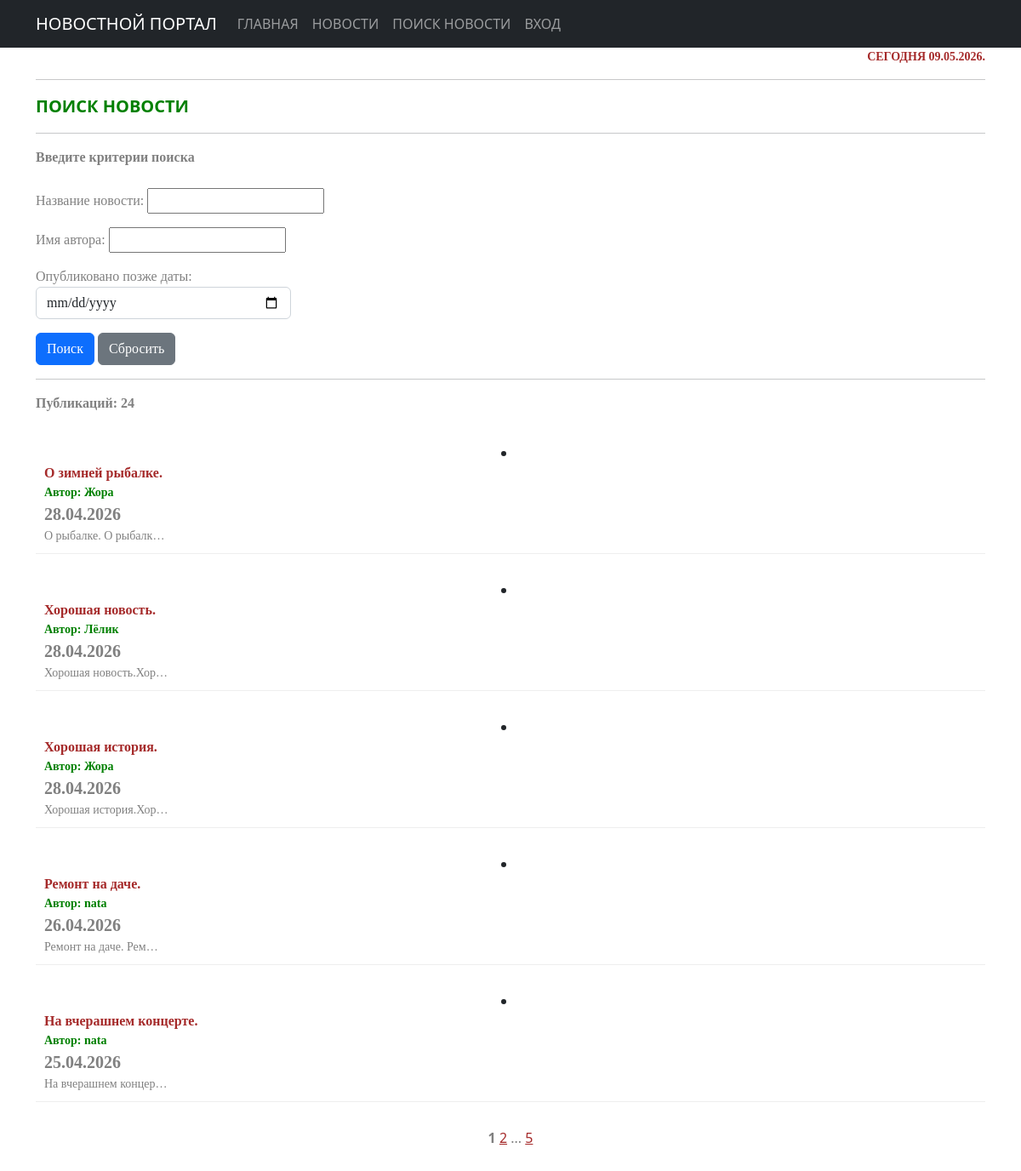
The app's page /news/search/ with its own data.
### news/models.py (models this page shows, shortened)
class Post(models.Model):
    ARTICLE = 'AR'
    NEWS = 'NW'
    TYPE_CHOICES = [(ARTICLE, 'Статья'), (NEWS, 'Новость')]
    author = models.ForeignKey(Author, on_delete=models.CASCADE)
    post_type = models.CharField(max_length=2, choices=TYPE_CHOICES, default=ARTICLE)
    created_at = models.DateTimeField(auto_now_add=True)
    categories = models.ManyToManyField(Category, through='PostCategory')
    title = models.CharField(max_length=250)
    text = models.TextField()
    rating = models.IntegerField(default=0)
    class Meta:
        ordering = ['-created_at']

### accounts/models.py (models this page shows, shortened)
class Author(models.Model):
    user = models.OneToOneField(
        User,
        on_delete=models.CASCADE,
        related_name='author'
    )
    rating = models.IntegerField(default=0)

### news/views.py (the view)
# urls.py: path('search/', news_search, name='news_search'),
def news_search(request):
    news_list = Post.objects.all().select_related('author__user')  # ← Оптимизация: загружаем сразу User
    news_filter = NewsFilter(request.GET, queryset=news_list)
    paginator = Paginator(news_filter.qs, 5)
    page_number = request.GET.get('page')
    page_obj = paginator.get_page(page_number)
    return render(request, 'flatpages/post_search.html', {
        'filter': news_filter,
        'page_obj': page_obj,
    })

### news/templatetags/custom_filters.py (called while the page is built)
@register.filter()
def censor(text):
    if not isinstance(text, str):
        raise TypeError("Требуется строка, получено: " + str(type(text).__name__))
    words = text.split()
    result = []
    for word in words:
        clean_word = ""
        punctuation = ""
        for char in word:
            if char.isalpha():
                clean_word += char
            else:
                punctuation += char
        if not clean_word:
            result.append(word)
            continue
        if clean_word.lower() in forbidden_words and clean_word[1:].islower():
            censored = clean_word[0] + '*' * (len(clean_word) - 1)
            result.append(censored + punctuation)
        else:
            result.append(word)
    return " ".join(result)

### news/templatetags/custom_tags.py (called while the page is built)
@register.simple_tag()
def current_time(format_string='%d.%m.%Y.'):
    return datetime.utcnow().strftime(format_string)

@register.simple_tag(takes_context=True)
def url_replace(context, **kwargs):
   d = context['request'].GET.copy()
   for k, v in kwargs.items():
       d[k] = v
   return d.urlencode()

### templates/flatpages/post_search.html (shortened to what this page needs)
{% extends 'flatpages/default.html' %}
{% load custom_filters %}
{% load custom_tags %}
{% block content %}
<div style="text-align: right; color: brown; font-size: 14px; font-weight: bold; font-family: tahoma;">
    СЕГОДНЯ {% current_time %}
</div>
<hr>
<div style="text-align: left; color: green; font-size: 20px; font-weight: bold;">
        ПОИСК НОВОСТИ
</div>
<hr>
<div style="text-align: left; color: grey; font-size: 16px; font-weight: bold; font-family: tahoma;">
    Введите критерии поиска</div>
    <br>
    <form method="get" style="text-align: left; color: grey; font-family: tahoma;">
        {{ filter.form.as_p }}
        <button type="submit" class="btn btn-primary">Поиск</button>
        <a href="{% url 'news:news_search' %}" class="btn btn-secondary">Сбросить</a>
    </form>
    <hr>
    {% if filter.qs %}
        <div style="text-align: left; color: grey; font-family: tahoma; font-weight: bold; font-size: 16px;">
            Публикаций: {{ filter.qs.count }}</div>
            <br>
            {% for news in page_obj %}
            <li style="margin-bottom: 20px; padding: 10px; border-bottom: 1px solid #eeeeee;">
            <div style="text-align: left; color: grey; font-family: tahoma; font-size: 16px;">
                <div style="text-align: left; font-size: 16px;color: brown; font-weight: bold;">
                    {{ news.title|censor }}</div>
                <div style="text-align: left; font-size: 14px;color: green; font-weight: bold;">
                    Автор: {{ news.author.user.username }}</div>
                <div style="text-align: left; font-size: 20px;color: grey; font-weight: bold;">
                    {{ news.created_at|date:"d.m.Y" }}</div>
                <div style="text-align: left; font-size: 14px;">
                    {{ news.text|censor|truncatechars:20 }}</div>
            </div>
        </li>
            {% endfor %}
    {% elif request.GET %}
        <div style="text-align: left; color: orange; font-family: tahoma; font-weight: bold; font-size: 16px;">
            К сожалению, по вашему запросу ничего не найдено...</div>
    {% endif %}
<div style="color: grey; text-align: center; margin: 30px 0;">
  <strong style="color: grey;">{{ page_obj.number }}</strong>
  {% if page_obj.has_next %}
    <a href="?{% url_replace page=page_obj.next_page_number %}" style="color: brown;">
        {{ page_obj.next_page_number }}</a>
    {% if page_obj.paginator.num_pages != page_obj.next_page_number %}
      ... <a href="?{% url_replace page=page_obj.paginator.num_pages %}" style="color: brown;">
    {{ page_obj.paginator.num_pages }}</a>
    {% endif %}
  {% endif %}
</div>
{% endblock content %}

### records on screen
Post: title|censor "О зимней рыбалке.", author.user.username "Жора", created_at "28.04.2026", text|censor "О рыбалке. О рыбалк…"
Post: title|censor "Хорошая новость.", author.user.username "Лёлик", created_at "28.04.2026", text|censor "Хорошая новость.Хор…"
Post: title|censor "Хорошая история.", author.user.username "Жора", created_at "28.04.2026", text|censor "Хорошая история.Хор…"
Post: title|censor "Ремонт на даче.", author.user.username "nata", created_at "26.04.2026", text|censor "Ремонт на даче. Рем…"
Post: title|censor "На вчерашнем концерте.", author.user.username "nata", created_at "25.04.2026", text|censor "На вчерашнем концер…"

### other values on screen
{{ filter.qs.count }} "24"
{{ page_obj.number }} "1"
{{ page_obj.next_page_number }} "2"
{{ page_obj.paginator.num_pages }} "5"
